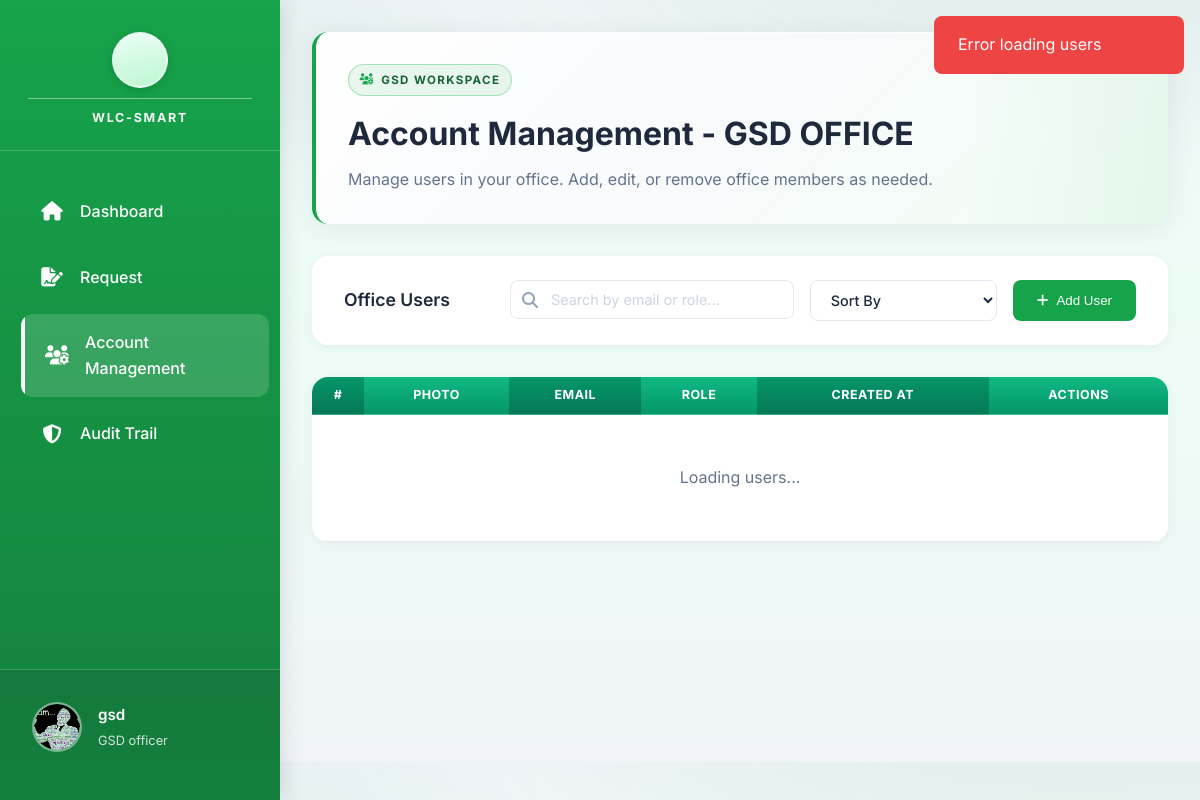
The app's page /public/pages/gsd_account_management.php (signed in) with its own data.
### tables this page shows
CREATE TABLE `user` (
  `user_id` int(11) NOT NULL,
  `Email` varchar(191) NOT NULL COMMENT 'Login email (kept as Email for backward compatibility)',
  `password` varchar(255) NOT NULL COMMENT 'Store hashed password (bcrypt/argon2)',
  `role` enum('Inventory Manager','Dean','Laboratory Manager','Comptroller','President','Employee','User','GSD officer') NOT NULL DEFAULT 'User',
  `failed_attempts` tinyint(3) UNSIGNED NOT NULL DEFAULT 0 COMMENT 'Failed login counter',
  `lock_time` datetime DEFAULT NULL COMMENT 'When account lock was triggered',
  `created_at` datetime NOT NULL DEFAULT current_timestamp() COMMENT 'Record creation timestamp',
  `updated_at` datetime NOT NULL DEFAULT current_timestamp() ON UPDATE current_timestamp() COMMENT 'Last profile/account update',
  `deleted_at` datetime DEFAULT NULL COMMENT 'Soft-delete timestamp',
  `office_id` int(11) DEFAULT NULL,
  `photo_url` varchar(500) DEFAULT NULL COMMENT 'Profile photo URL/path',
  `full_name` varchar(150) DEFAULT NULL COMMENT 'User full name for profile/UI',
  `contact_number` varchar(20) DEFAULT NULL COMMENT 'Mobile/telephone number',
  `has_consented` tinyint(1) NOT NULL DEFAULT 0 COMMENT 'Accepted Privacy Notice + T&C',
  `consent_version` varchar(10) DEFAULT NULL COMMENT 'Policy version accepted (e.g., 2026-01)',
  `consent_date` datetime DEFAULT NULL COMMENT 'When consent was given',
  `last_login` datetime DEFAULT NULL COMMENT 'Most recent successful login',
  `account_status` enum('active','disabled','locked') NOT NULL DEFAULT 'active' COMMENT 'Account lifecycle state',
  `password_updated_at` datetime DEFAULT NULL COMMENT 'Last password change date',
  `remember_token` varchar(255) DEFAULT NULL COMMENT 'Persistent-login/session token hash'
);

CREATE TABLE `offices` (
  `office_id` int(11) NOT NULL,
  `office_name` varchar(100) NOT NULL,
  `type` enum('academic','administrative','executive') NOT NULL DEFAULT 'administrative',
  `photo_url` varchar(255) DEFAULT NULL,
  `default_lab_manager_user_id` int(11) DEFAULT NULL
);

### public/pages/gsd_account_management.php (the view, shortened to what this page needs)
<?php
$db = Database::connect();
$stmt = $db->prepare('SELECT * FROM user WHERE user_id = ?');
$stmt->execute([$_SESSION['user_id']]);
$user = $stmt->fetch(PDO::FETCH_ASSOC);
$gsdOfficeId = $user['office_id'] ?? null;
$stmt = $db->prepare('SELECT `office_name` FROM offices WHERE office_id = ?');
$stmt->execute([$gsdOfficeId]);
$dept = $stmt->fetch(PDO::FETCH_ASSOC);
$deptName = $dept['office_name'] ?? 'Unknown Office';
$username = trim((string)($user['full_name'] ?? ''));
if ($username === '') {
    $username = explode('@', (string)($user['Email'] ?? ''))[0] ?? 'User';
}
$gsdActive = 'accounts';
?>
<!DOCTYPE html>
<html lang="en">
<head>
    <link rel="stylesheet" href="../assets/css/dashboard.css">
    <link rel="stylesheet" href="../assets/css/gsd.css">
    <link rel="stylesheet" href="../assets/css/dean_account_management.css">
    <link rel="stylesheet" href="../assets/css/loading.css">
    <link rel="stylesheet" href="https://cdnjs.cloudflare.com/ajax/libs/font-awesome/6.5.0/css/all.min.css">
</head>
<body>
<?php require __DIR__ . '/partials/gsd_sidebar.php'; ?>
<main class="main-content gsd-main dean-account-management-container">
    <div class="page-header">
        <div class="gsd-kicker"><i class="fas fa-users-cog"></i> GSD workspace</div>
        <h1>Account Management - <?php echo htmlspecialchars($deptName); ?></h1>
        <p>Manage users in your office. Add, edit, or remove office members as needed.</p>
    </div>
    <div class="filter-section">
        <h3>Office Users</h3>
        <div class="filter-controls">
            <div class="search-container">
                <input type="text" id="searchInput" placeholder="Search by email or role..." class="search-input">
            </div>
            <select id="sortDropdown" class="sort-dropdown">
                <option value="">Sort By</option>
            </select>
            <button class="btn-filter" id="addUserBtn" type="button"><i class="fas fa-plus"></i> Add User</button>
        </div>
    </div>
    <div class="table-container">
        <div class="table-wrapper">
            <table>
                <thead>
                    <tr>
                        <th>#</th>
                        <th>Photo</th>
                        <th>Email</th>
                        <th>Role</th>
                        <th>Created At</th>
                        <th>Actions</th>
                    </tr>
                </thead>
                <tbody id="usersTableBody">
                    <tr>
                        <td colspan="6" style="text-align:center;padding:50px;color:#64748b;">Loading users...</td>
                    </tr>
                </tbody>
            </table>
        </div>
    </div>
    <div id="toastContainer" class="toast-container"></div>
</main>
<button class="mobile-menu-btn" id="mobileMenuBtn" type="button" aria-label="Menu"><i class="fas fa-bars"></i></button>
</body>
</html>

### public/pages/partials/gsd_sidebar.php
<?php
$gsdActive = $gsdActive ?? '';
$roleLabel = htmlspecialchars(ucfirst(trim((string) ($user['role'] ?? 'GSD officer'))));
?>
<aside class="sidebar" id="sidebar">
    <?php require __DIR__ . '/sidebar_brand_header.php'; ?>
    <nav>
        <ul class="sidebar-nav">
            <li>
                <a href="gsd_dashboard.php" class="<?php echo $gsdActive === 'dashboard' ? 'active' : ''; ?>">
                    <i class="fas fa-home"></i> <span>Dashboard</span>
                </a>
            </li>
            <li>
                <a href="gsd_request.php" class="<?php echo $gsdActive === 'request' ? 'active' : ''; ?>" data-notification-key="gsd_total">
                    <i class="fas fa-file-signature"></i> <span>Request</span>
                </a>
            </li>
            <li>
                <a href="gsd_account_management.php" class="<?php echo $gsdActive === 'accounts' ? 'active' : ''; ?>">
                    <i class="fas fa-users-cog"></i> <span>Account Management</span>
                </a>
            </li>
            <li>
                <a href="audit_trail.php" class="<?php echo $gsdActive === 'audit' ? 'active' : ''; ?>">
                    <i class="fas fa-shield-alt"></i> <span>Audit Trail</span>
                </a>
            </li>
        </ul>
    </nav>
    <div class="sidebar-footer">
        <div class="user-profile">
            <div class="user-avatar">
                <?php if (!empty($user['photo_url'])): ?>
                    <img src="../<?php echo htmlspecialchars($user['photo_url']); ?>" alt="Profile Photo" class="user-avatar-img">
                <?php else: ?>
                    <div class="user-avatar-initials"><?php echo htmlspecialchars($initials); ?></div>
                <?php endif; ?>
            </div>
            <div class="user-details">
                <h4><?php echo htmlspecialchars($username); ?></h4>
                <p><?php echo $roleLabel; ?></p>
            </div>
        </div>
    </div>
</aside>

### public/assets/css/gsd.css (style rules this page uses)
.gsd-main { min-height: calc(100vh - 4rem); }
.gsd-kicker { display: inline-flex; align-items: center; gap: 0.4rem; font-size: 0.72rem; font-weight: 700; letter-spacing: 0.12em; text-transform: uppercase; color: #166534; background: rgba(22, 163, 74, 0.09); border: 1px solid rgba(34, 197, 94, 0.35); padding: 0.35rem 0.65rem; border-radius: 999px; margin-bottom: 0.75rem; }
.gsd-kicker i { font-size: 0.7rem; color: #16a34a; opacity: 0.95; }

### public/assets/css/dean_account_management.css (style rules this page uses)
.dean-account-management-container { animation: fadeIn 0.5s ease; }
.filter-section { background: white; padding: 1.5rem 2rem; border-radius: 16px; box-shadow: 0 2px 10px rgba(0, 0, 0, 0.05); margin-bottom: 2rem; display: flex; align-items: center; justify-content: space-between; flex-wrap: wrap; gap: 1rem; animation: slideDown 0.5s ease; }
.filter-section h3 { margin: 0; font-size: 1.1rem; color: #1e293b; font-weight: 600; min-width: 150px; }
.filter-controls { display: flex; gap: 1rem; flex-wrap: wrap; flex: 1; justify-content: flex-end; flex-direction: row; }
.filter-controls button { padding: 0.6rem 1.5rem; background: #16a34a; color: white; border: none; border-radius: 8px; cursor: pointer; font-weight: 500; transition: all 0.3s ease; display: flex; align-items: center; gap: 0.5rem; }
.search-container { position: relative; flex: 1; min-width: 250px; max-width: 350px; }
.search-input { width: 100%; padding: 0.6rem 0.75rem 0.6rem 2.5rem; border: 1px solid #e2e8f0; border-radius: 8px; font-size: 0.9rem; transition: all 0.3s ease; font-family: inherit; }
.search-input::placeholder { color: #cbd5e1; }
.sort-dropdown { padding: 0.6rem 1rem; border: 1px solid #e2e8f0; border-radius: 8px; background-color: white; color: #1e293b; cursor: pointer; font-weight: 500; font-size: 0.9rem; transition: all 0.3s ease; font-family: inherit; }
.sort-dropdown option { padding: 0.5rem; }
.table-container { animation: fadeInUp 0.6s ease; }
.table-wrapper { background: white; border-radius: 12px; overflow: hidden; box-shadow: 0 2px 10px rgba(0, 0, 0, 0.05); }
.table-wrapper table { width: 100%; border-collapse: collapse; }
.table-wrapper thead th { font-weight: 700; font-size: 0.82rem; }
.table-wrapper td { padding: 1rem 1.2rem; border-bottom: 1px solid #e2e8f0; color: #334155; text-align: center; }
.table-wrapper tbody tr { transition: background-color 0.3s ease; }
.toast-container { position: fixed; top: 1rem; right: 1rem; z-index: 2000; }

### records on screen
user: photo_url (picture), Email "gsd", role "GSD officer"
offices: office_name "GSD OFFICE"
